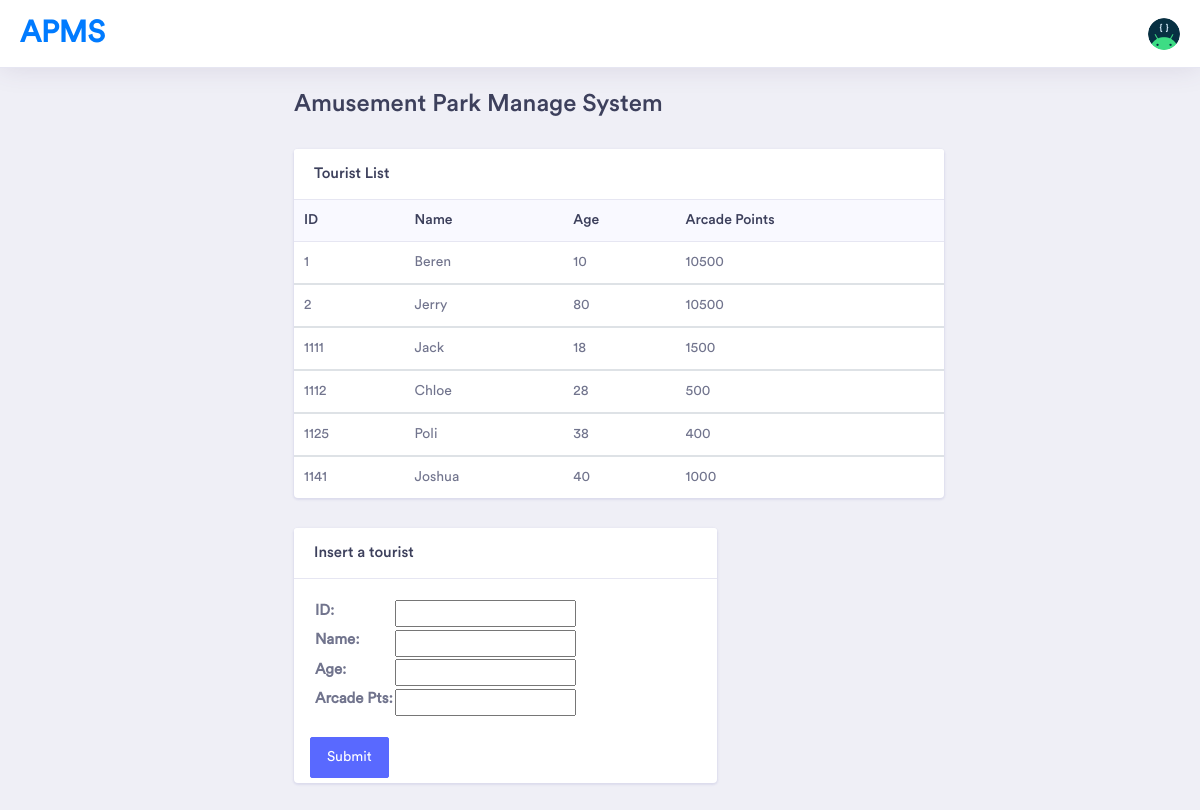
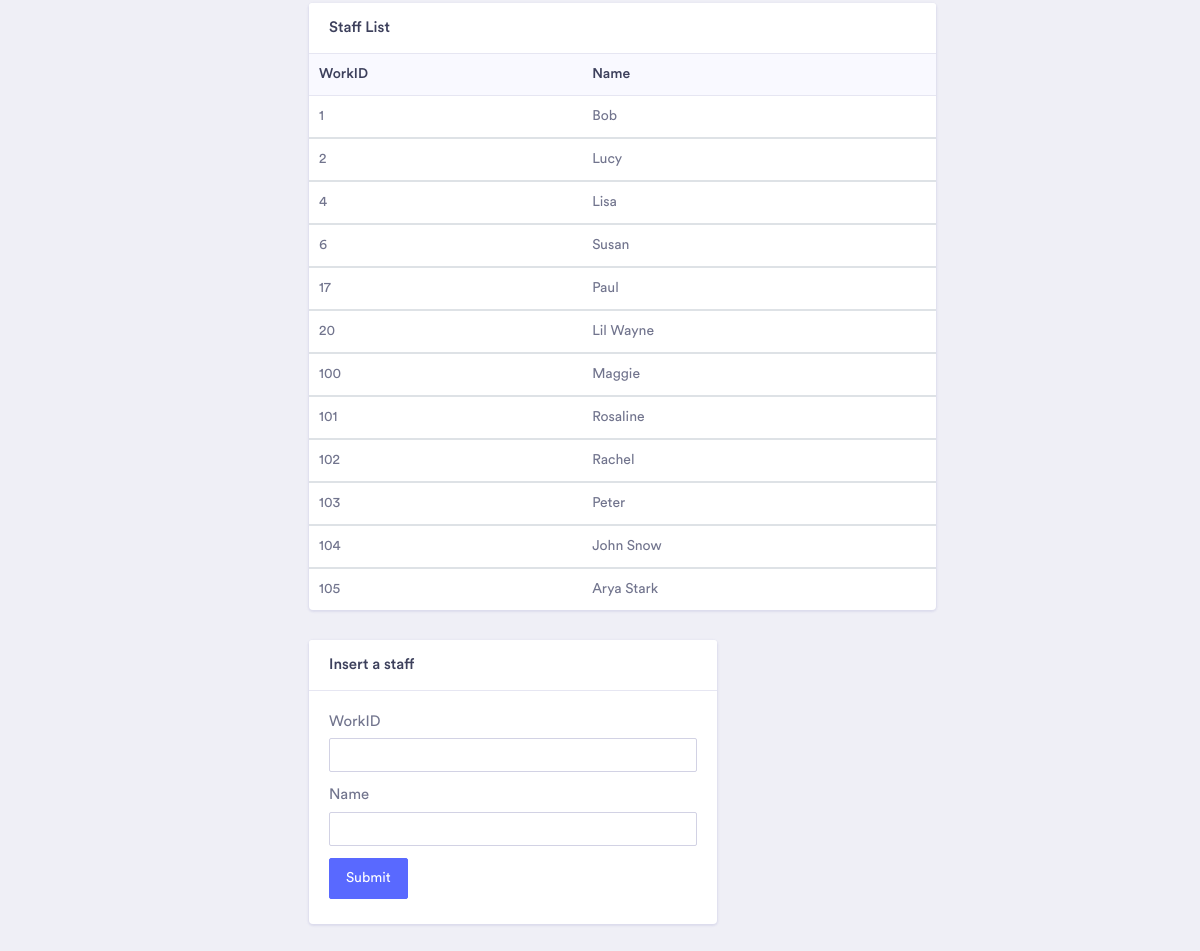
/SystemSite/insertion.html/, run on the app's committed database (2 pictures, top to bottom).
### SystemSite/views.py (the view)
def insertion(request):
    tourist_list = view_table('Tourist')
    staff_list = view_table('Staff')
    template = loader.get_template('SystemSite/insertion.html')
    if request.method == 'POST':
        form = insertTouristForm(request.POST)
        form1 = insertStaffForm(request.POST)
        if form.is_valid():
                ID = form.cleaned_data['ID']
                Name = form.cleaned_data['Name']
                Age = form.cleaned_data['Age']
                Arcadept = form.cleaned_data['Arcadept']
                with connection.cursor() as cursor:
                    cursor.execute("INSERT INTO Tourist VALUES (%s,%s,%s,%s)", [ID ,Name, Age, Arcadept])
                return HttpResponseRedirect('./')
        if form1.is_valid():
                WorkID = form1.cleaned_data['WorkID']
                Name = form1.cleaned_data['Name']
                with connection.cursor() as cursor:
                    cursor.execute("INSERT INTO Staff VALUES (%s,%s)", [WorkID ,Name])
                return HttpResponseRedirect('./')
    else:
        form = insertTouristForm()
        form1 = insertStaffForm()
    context = {
        'tourist_list': tourist_list,
        'staff_list': staff_list,
        'form': form,
        'form1': form1
    }
    return HttpResponse(template.render(context, request))

### SystemSite/forms.py
class insertTouristForm(forms.Form):
    ID = forms.IntegerField(label = 'ID')
    Name = forms.CharField(label = 'Name', max_length = 100)
    Age = forms.IntegerField(label = 'Age')
    Arcadept = forms.IntegerField(label = 'Arcade Pts')

class insertStaffForm(forms.Form):
    WorkID = forms.IntegerField(label = 'WorkID')
    Name = forms.CharField(label = 'Name', max_length = 100)

### SystemSite/views.py (called while the page is built)
def view_table(name):
    with connection.cursor() as cursor:
        cursor.execute("SELECT * FROM " + name)
        table = cursor.fetchall()
    return table

### SystemSite/templates/SystemSite/insertion.html (shortened to what this page needs)
<!doctype html>
{% load static %}
<html lang="en">
<head>
    <link rel="stylesheet" href="../../static/vendor/bootstrap/css/bootstrap.min.css">
    <link href="../../static/vendor/fonts/circular-std/style.css" rel="stylesheet">
    <link rel="stylesheet" href="../../static/libs/css/style.css">
    <link rel="stylesheet" href="../../static/vendor/fonts/fontawesome/css/fontawesome-all.css">
    <link rel="stylesheet" href="../../static/vendor/charts/chartist-bundle/chartist.css">
    <link rel="stylesheet" href="../../static/vendor/charts/morris-bundle/morris.css">
    <link rel="stylesheet" href="../../static/vendor/fonts/material-design-iconic-font/css/materialdesignicons.min.css">
    <link rel="stylesheet" href="../../static/vendor/charts/c3charts/c3.css">
    <link rel="stylesheet" href="../../static/vendor/fonts/flag-icon-css/flag-icon.min.css">
</head>
<body>
    <body>
        <div class="dashboard-main-wrapper">
            <div class="dashboard-header">
                <nav class="navbar navbar-expand-lg bg-white fixed-top">
                    <a class="navbar-brand" href="../">APMS</a>
                    <div class="collapse navbar-collapse " id="navbarSupportedContent">
                        <ul class="navbar-nav ml-auto navbar-right-top">
                            <li class="nav-item dropdown nav-user">
                                <a class="nav-link nav-user-img" href="#" id="navbarDropdownMenuLink2" data-toggle="dropdown" aria-haspopup="true" aria-expanded="false"><img src="../../static/images/developers.png" alt="" class="user-avatar-md rounded-circle"></a>
                            </li>
                        </ul>
                    </div>
                </nav>
            </div>
        <div class="dashboard-wrapper">
            <div class="dashboard-ecommerce">
                <div class="container-fluid dashboard-content ">
                    <div class="row">
                        <div class="col-xl-12 col-lg-12 col-md-12 col-sm-12 col-12">
                            <div class="page-header">
                                <h1 class="pageheader-title">Amusement Park Manage System</h1>
                            </div>
                        </div>
                    </div>
                    <div class="ecommerce-widget">
                    <div class="row">
                            <div class="col-xl-9 col-lg-12 col-md-6 col-sm-12 col-12">
                                <div class="card">
                                    <h5 class="card-header">Tourist List</h5>
                                    <div class="card-body p-0">
                                        <div class="table-responsive">
                                            <table class="table">
                                                {% if tourist_list %}
                                                <thead class="bg-light">
                                                    <tr class="border-0">
                                                        <th class="border-0">ID</th>
                                                        <th class="border-0">Name</th>
                                                        <th class="border-0">Age </th>
                                                        <th class="border-0">Arcade Points</th>
                                                    </tr>
                                                </thead>
                                                {% for tourist in tourist_list %}
                                                <tbody>
                                                    <tr>
                                                        <td>{{tourist.0}}</td>
                                                        <td>{{tourist.1}}</td>
                                                        <td>{{tourist.2}}</td>
                                                        <td>{{tourist.3}}</td>
                                                </tbody>
                                                {% endfor %}
                                            </table>
                                            {% else %}
                                            <p>No tourists found.</p>
                                            {% endif %}
                                        </div>
                                    </div>
                                </div>
                            </div>
                        <div class="col-xl-6 col-lg-6 col-md-12 col-sm-12 col-12">
                            <div class="card">
                                <h5 class="card-header">Insert a tourist</h5>
                                <div class="card-body">
                                    <form action="./"  method="post">
                                        <table>
                                            {{form.as_table}}
                                        </table>
                                        </div>
                                            <div class="col-sm-6 pl-3">
                                                <p>
                                                    <button type="submit" class="btn btn-space btn-primary">Submit</button>
                                                </p>
                                            </div>
                                        </div>
                                </div>
                            </div>
                        </div>
                            <div class="col-xl-9 col-lg-12 col-md-6 col-sm-12 col-12">
                                <div class="card">
                                    <h5 class="card-header">Staff List</h5>
                                    <div class="card-body p-0">
                                        <div class="table-responsive">
                                            <table class="table">
                                                {% if staff_list %}
                                                <thead class="bg-light">
                                                    <tr class="border-0">
                                                        <th class="border-0">WorkID</th>
                                                        <th class="border-0">Name</th>
                                                    </tr>
                                                </thead>
                                                {% for staff in staff_list %}
                                                <tbody>
                                                    <tr>
                                                        <td>{{staff.0}}</td>
                                                        <td>{{staff.1}}</td>
                                                </tbody>
                                                {% endfor %}
                                            </table>
                                            {% else %}
                                            <p>No staffs found.</p>
                                            {% endif %}
                                        </div>
                                    </div>
                                </div>
                            </div>
                        <div class="col-xl-6 col-lg-6 col-md-12 col-sm-12 col-12">
                            <div class="card">
                                <h5 class="card-header">Insert a staff</h5>
                                <div class="card-body">
                                    <form action="./" id="basicform" data-parsley-validate="">
                                        <div class="form-group">
                                            <label for="inputUserName">WorkID</label>
                                            <input id="inputUserName" type="text" name="name" data-parsley-trigger="change" required=""  autocomplete="off" class="form-control">
                                        </div>
                                        <div class="form-group">
                                            <label for="inputEmail">Name</label>
                                            <input id="inputEmail" type="text" name="email" data-parsley-trigger="change" required=""  autocomplete="off" class="form-control">
                                        </div>
                                            <div class="col-sm-6 pl-0">
                                                <p>
                                                    <button type="submit" class="btn btn-space btn-primary">Submit</button>
                                                </p>
                                            </div>
                                        </div>
                                </div>
                            </div>
                        </div>
                    </div>
                </div>
            </div>
</body>

### data on the page
Tourist: ID "1", Name "Beren", Age "10", ArcadePoints "10500"
Tourist: ID "2", Name "Jerry", Age "80", ArcadePoints "10500"
Tourist: ID "1111", Name "Jack", Age "18", ArcadePoints "1500"
Tourist: ID "1112", Name "Chloe", Age "28", ArcadePoints "500"
Tourist: ID "1125", Name "Poli", Age "38", ArcadePoints "400"
Tourist: ID "1141", Name "Joshua", Age "40", ArcadePoints "1000"
Staff: WorkID "1", Name "Bob"
Staff: WorkID "2", Name "Lucy"
Staff: WorkID "4", Name "Lisa"
Staff: WorkID "6", Name "Susan"
Staff: WorkID "17", Name "Paul"
Staff: WorkID "20", Name "Lil Wayne"
Staff: WorkID "100", Name "Maggie"
Staff: WorkID "101", Name "Rosaline"
Staff: WorkID "102", Name "Rachel"
Staff: WorkID "103", Name "Peter"
Staff: WorkID "104", Name "John Snow"
Staff: WorkID "105", Name "Arya Stark"
